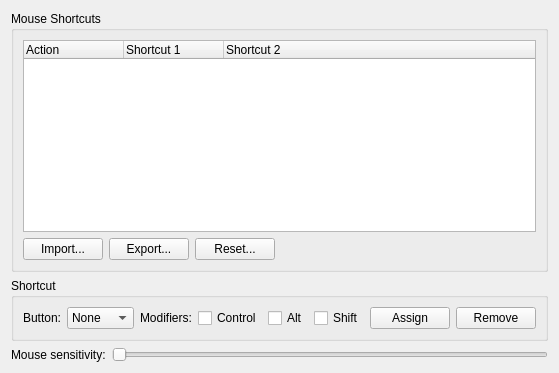
     <widget class="QWidget" name="tabMouse">
      <attribute name="title">
       <string>Mouse</string>
      </attribute>
      <layout class="QVBoxLayout" name="verticalLayout_10">
       <item>
        <layout class="QVBoxLayout" name="verticalLayout_9">
         <item>
          <widget class="QGroupBox" name="groupBox_5">
           <property name="title">
            <string>Mouse Shortcuts</string>
           </property>
           <layout class="QVBoxLayout" name="verticalLayout_11">
            <item>
             <layout class="QVBoxLayout" name="verticalLayout_12">
              <item>
               <widget class="QTreeWidget" name="mouseTree">
                <property name="rootIsDecorated">
                 <bool>false</bool>
                </property>
                <property name="uniformRowHeights">
                 <bool>true</bool>
                </property>
                <column>
                 <property name="text">
                  <string>Action</string>
                 </property>
                </column>
                <column>
                 <property name="text">
                  <string>Shortcut 1</string>
                 </property>
                </column>
                <column>
                 <property name="text">
                  <string>Shortcut 2</string>
                 </property>
                </column>
               </widget>
              </item>
              <item>
               <layout class="QHBoxLayout" name="horizontalLayout_13">
                <item>
                 <widget class="QPushButton" name="MouseImportButton">
                  <property name="text">
                   <string>Import...</string>
                  </property>
                 </widget>
                </item>
                <item>
                 <widget class="QPushButton" name="MouseExportButton">
                  <property name="text">
                   <string>Export...</string>
                  </property>
                 </widget>
                </item>
                <item>
                 <widget class="QPushButton" name="mouseReset">
                  <property name="text">
                   <string>Reset...</string>
                  </property>
                 </widget>
                </item>
                <item>
                 <spacer name="horizontalSpacer_6">
                  <property name="orientation">
                   <enum>Qt::Horizontal</enum>
                  </property>
                  <property name="sizeHint" stdset="0">
                   <size>
                    <width>40</width>
                    <height>20</height>
                   </size>
                  </property>
                 </spacer>
                </item>
               </layout>
              </item>
             </layout>
            </item>
           </layout>
          </widget>
         </item>
        </layout>
       </item>
       <item>
        <widget class="QGroupBox" name="MouseShortcutGroup">
         <property name="title">
          <string>Shortcut</string>
         </property>
         <layout class="QHBoxLayout" name="horizontalLayout_12">
          <item>
           <layout class="QHBoxLayout" name="horizontalLayout_14">
            <item>
             <widget class="QLabel" name="label_11">
              <property name="text">
               <string>Button:</string>
              </property>
             </widget>
            </item>
            <item>
             <widget class="QComboBox" name="mouseButton">
              <item>
               <property name="text">
                <string>None</string>
               </property>
              </item>
              <item>
               <property name="text">
                <string>Left</string>
               </property>
              </item>
              <item>
               <property name="text">
                <string>Middle</string>
               </property>
              </item>
              <item>
               <property name="text">
                <string>Right</string>
               </property>
              </item>
             </widget>
            </item>
            <item>
             <widget class="QLabel" name="label_12">
              <property name="text">
               <string>Modifiers:</string>
              </property>
             </widget>
            </item>
            <item>
             <widget class="QCheckBox" name="mouseControl">
              <property name="text">
               <string>Control</string>
              </property>
             </widget>
            </item>
            <item>
             <widget class="QCheckBox" name="mouseAlt">
              <property name="text">
               <string>Alt</string>
              </property>
             </widget>
            </item>
            <item>
             <widget class="QCheckBox" name="mouseShift">
              <property name="text">
               <string>Shift</string>
              </property>
             </widget>
            </item>
            <item>
             <widget class="QPushButton" name="mouseAssign">
              <property name="text">
               <string>Assign</string>
              </property>
             </widget>
            </item>
            <item>
             <widget class="QPushButton" name="mouseRemove">
              <property name="text">
               <string>Remove</string>
              </property>
             </widget>
            </item>
           </layout>
          </item>
         </layout>
        </widget>
       </item>
       <item>
        <layout class="QHBoxLayout" name="horizontalLayout_15">
         <item>
          <widget class="QLabel" name="label_13">
           <property name="text">
            <string>Mouse sensitivity:</string>
           </property>
          </widget>
         </item>
         <item>
          <widget class="QSlider" name="mouseSensitivity">
           <property name="minimum">
            <number>1</number>
           </property>
           <property name="maximum">
            <number>20</number>
           </property>
           <property name="pageStep">
            <number>5</number>
           </property>
           <property name="orientation">
            <enum>Qt::Horizontal</enum>
           </property>
          </widget>
         </item>
        </layout>
       </item>
      </layout>
     </widget>
